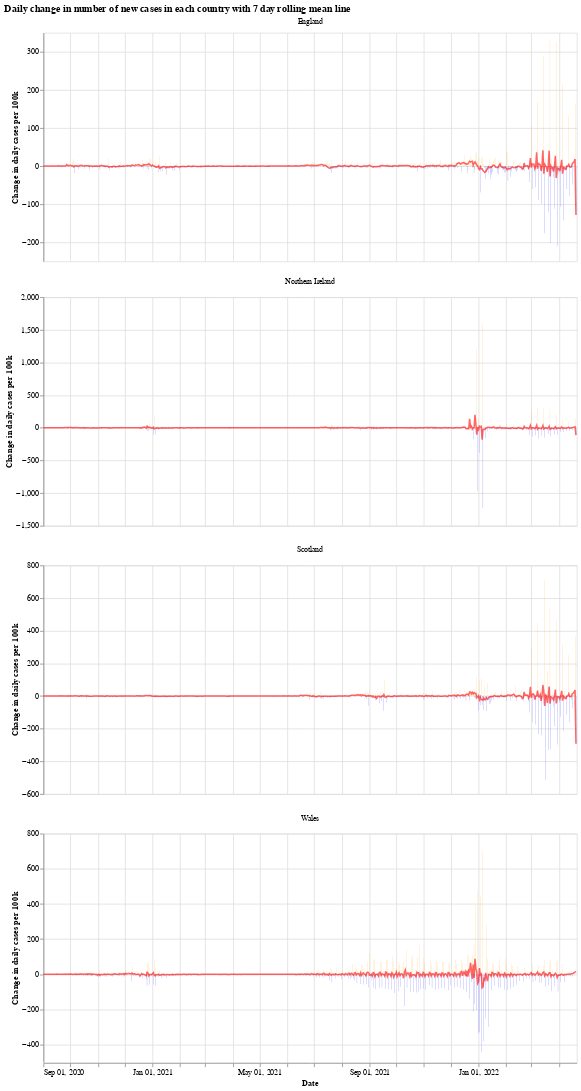

Notebook code cell kept with this figure:
### Markdown cell above
We will use the Python library `Altair` for visualising the data, see the [altair docs](https://altair-viz.github.io/) for more information.

First we have a graph which shows the daily change in the number of new cases for each country. This number jumps up and down all over the place, which is likely due to delay in reporting of new cases over the weekend. Another interesting thing is that it looks like the daily cases in Wales experienced a much shorter period of calm over the summer (calm in the sense of daily cases not jumping up and down).

The orange bars are days when the number of new cases (per 100k population) was more than the previous day, while the blue are days when the number of new cases dropped. The red line is the 7 day moving average. 

When the moving average line is below 0, it means that there is a consistent drop in new cases. We can see this clearly happening around the times that lockdowns were introduced (though, to varying degrees). I will update the graphs soon with a marker of when each lockdown started.

### Code cell
# collapse
import altair as alt

bars = alt.Chart(uk_cases).mark_bar().encode(
    x=alt.X("yearmonthdate(date):T", axis=alt.Axis(title='Date')),
    y=alt.Y("casesChangeRate:Q", axis=alt.Axis(title='Change in daily cases per 100k')),
    tooltip='casesChange',
    color=alt.condition(
        alt.datum.casesChangeRate > 0,
        alt.value("orange"),  # The positive color
        alt.value("blue")  # The negative color
    )
).properties(title='Daily change in number of new cases with 7 day rolling mean',width=700).interactive()

line = alt.Chart(uk_cases).mark_line(
    color='red',
    size=2,
    opacity=0.6
).transform_window(
    rolling_mean='mean(casesChangeRate)',
    frame=[0, 7],
    groupby=['areaName']
).encode(
    x='yearmonthdate(date):T',
    y='rolling_mean:Q'
)

alt.layer(bars, line, data=uk_cases).facet(alt.Column(
    'areaName', title=''), columns=1).resolve_scale(y='independent').properties(title='Daily change in number of new cases in each country with 7 day rolling mean line')

### Figure 1 — Vega-Lite specification as saved in the notebook (floating-point values rounded to 4 significant figures; data arrays with more than 128 entries replaced by an {"elided": "..."} marker saying what was removed)
{"config": {"view": {"continuousWidth": 400, "continuousHeight": 300}}, "data": {"name": "data-a6b4aedf3a8dad23fd49a74e271606ea"}, "facet": {"type": "nominal", "field": "areaName", "title": ""}, "spec": {"layer": [{"mark": "bar", "encoding": {"color": {"condition": {"value": "orange", "test": "(datum.casesChangeRate > 0)"}, "value": "blue"}, "tooltip": {"type": "quantitative", "field": "casesChange"}, "x": {"type": "temporal", "axis": {"title": "Date"}, "field": "date", "timeUnit": "yearmonthdate"}, "y": {"type": "quantitative", "axis": {"title": "Change in daily cases per 100k"}, "field": "casesChangeRate"}}, "selection": {"selector001": {"type": "interval", "bind": "scales", "encodings": ["x", "y"]}}, "title": "Daily change in number of new cases with 7 day rolling mean", "width": 700}, {"mark": {"type": "line", "color": "red", "opacity": 0.6, "size": 2}, "encoding": {"x": {"type": "temporal", "field": "date", "timeUnit": "yearmonthdate"}, "y": {"type": "quantitative", "field": "rolling_mean"}}, "transform": [{"window": [{"op": "mean", "field": "casesChangeRate", "as": "rolling_mean"}], "frame": [0, 7], "groupby": ["areaName"]}]}]}, "columns": 1, "resolve": {"scale": {"y": "independent"}}, "title": "Daily change in number of new cases in each country with 7 day rolling mean line", "$schema": "https://vega.github.io/schema/vega-lite/v4.8.1.json", "datasets": {"data-a6b4aedf3a8dad23fd49a74e271606ea": {"elided": "2388 records"}}}
